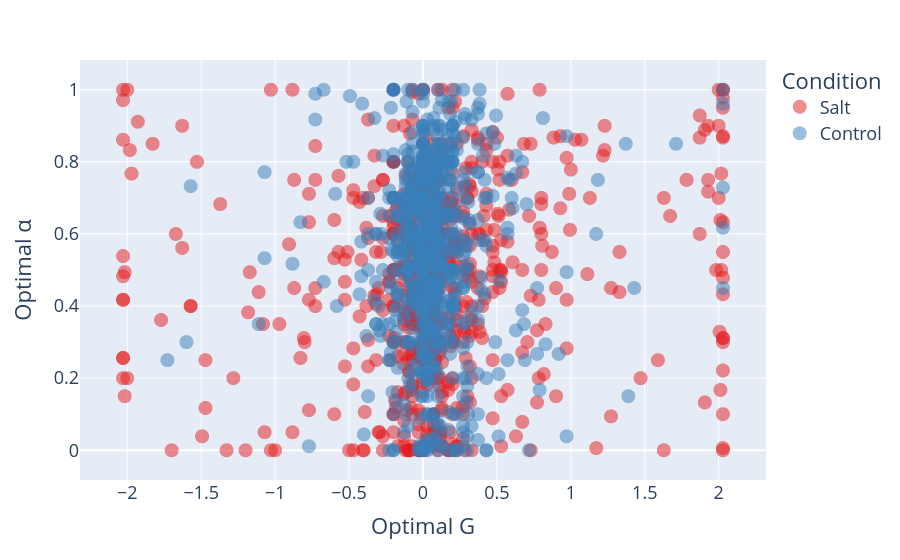

The notebook cell this image was saved under:
### Code cell
fig = px.scatter(
    arbor_stats_df,
    x="optimal G",
    y="optimal alpha",
    color="condition label",
    hover_name="arbor name",
    opacity=0.5,
    color_discrete_sequence=px.colors.qualitative.Set1,
)

fig.update_traces(marker=dict(size=14))
fig.update_layout(
    font=dict(size=18),
    legend_title_text="Condition",
    xaxis_title="Optimal G",
    yaxis_title="Optimal α",
    showlegend=True
)

fig.show()
fig.write_html("docs/Optimal_G_alpha_condition.html")
fig.write_image("paper-figs/Salt-Control-Analysis/Optimal-alpha-vs-G-condition.pdf")

### Figure 1 — Plotly figure (JSON) as saved in the notebook; plotly's stock layout.template omitted (floating-point values rounded to 4 significant figures; data arrays with more than 128 entries replaced by an {"elided": "..."} marker saying what was removed)
{"data": [{"hovertemplate": "<b>%{hovertext}</b><br><br>condition label=Salt<br>optimal G=%{x}<br>optimal alpha=%{y}<extra></extra>", "hovertext": {"elided": "734 str values"}, "legendgroup": "Salt", "marker": {"color": "rgb(228,26,28)", "opacity": 0.5, "size": 14, "symbol": "circle"}, "mode": "markers", "name": "Salt", "showlegend": true, "type": "scattergl", "x": {"elided": "734 float values"}, "xaxis": "x", "y": {"elided": "734 float values"}, "yaxis": "y"}, {"hovertemplate": "<b>%{hovertext}</b><br><br>condition label=Control<br>optimal G=%{x}<br>optimal alpha=%{y}<extra></extra>", "hovertext": {"elided": "755 str values"}, "legendgroup": "Control", "marker": {"color": "rgb(55,126,184)", "opacity": 0.5, "size": 14, "symbol": "circle"}, "mode": "markers", "name": "Control", "showlegend": true, "type": "scattergl", "x": {"elided": "755 float values"}, "xaxis": "x", "y": {"elided": "755 float values"}, "yaxis": "y"}], "layout": {"autosize": true, "font": {"size": 18}, "legend": {"title": {"text": "Condition"}, "tracegroupgap": 0}, "margin": {"t": 60}, "showlegend": true, "xaxis": {"anchor": "y", "autorange": true, "domain": [0, 1], "range": [-2.305, 2.305], "title": {"text": "Optimal G"}, "type": "linear"}, "yaxis": {"anchor": "x", "autorange": true, "domain": [0, 1], "range": [-0.1094, 1.109], "title": {"text": "Optimal α"}, "type": "linear"}}}
